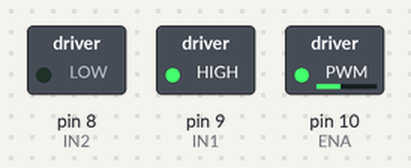
Recording of a sketch running on a simulated Arduino Uno, built with avr-gcc and run on an emulated ATmega328P. On the bench: switched loads named in the sketch (green lamp = pin HIGH).

Above: at 0.1 s.
Timing chart, 0 to 1.6 s (numbered marks = the images above):
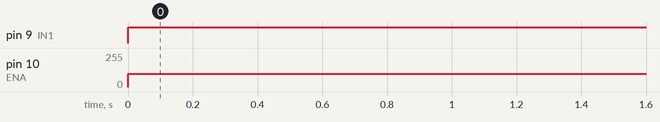

Measured:
- by itself, pin 9 (IN1): LOW → HIGH at 0.00 s
- by itself, pin 10 (ENA): 0/255 → 100/255 at 0.00 s

The sketch:

codigoCircuito.ino
```cpp
int ENA = 10;
int IN1 = 9;
int IN2 = 8;

void setup() {
 pinMode (ENA, OUTPUT);
 pinMode (IN1, OUTPUT);
 pinMode (IN2, OUTPUT);

}
void loop() {
  // Adelante();

  digitalWrite (IN1, HIGH);
 digitalWrite (IN2, LOW);
 analogWrite (ENA, 100);
}

void Adelante (){
 //Dirección motor A
 digitalWrite (IN1, HIGH);
 digitalWrite (IN2, HIGH);
 //analogWrite (ENA, 100); //Velocidad motor A
 delay(1000);
}
```
